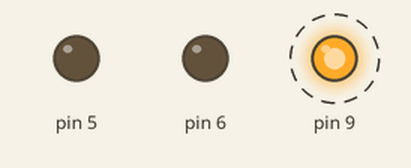
This sketch was run on a simulated Arduino Uno, built with avr-gcc and run on an emulated ATmega328P. Parts: output pins drawn as LEDs (lit = HIGH). Dashed ring = blinking.

Above: at 0.05 s.
Timing chart, 0 to 3.0 s (numbered marks = the images above):
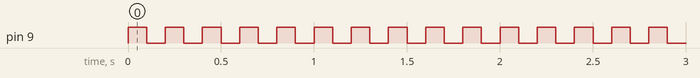

Measured:
- by itself, pin 9: alternates HIGH for 0.10 s and LOW for 0.10 s

The sketch:

Overdue.ino
```cpp
int leds[3];


void setup() {
  // put your setup code here, to run once:
  leds[0] = 5;
  leds[1] = 6;
  leds[2] = 9;
  pinMode(leds[0], OUTPUT);
  pinMode(leds[1], OUTPUT);
  pinMode(leds[2], OUTPUT);

  Serial.begin(9600);

}

void loop() {
  //overdue
  digitalWrite(leds[2], HIGH);
  delay(100);
  digitalWrite(leds[2], LOW);
  delay(100);
 }
```
